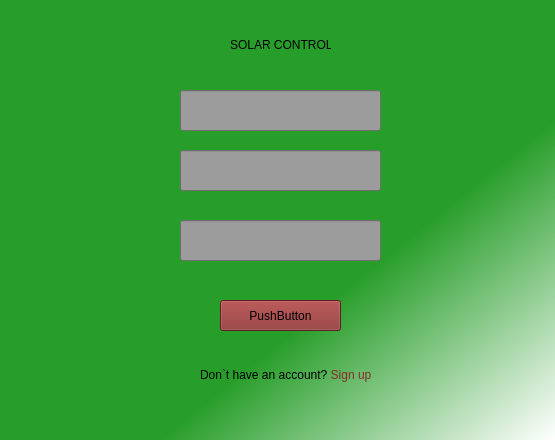
<?xml version="1.0" encoding="UTF-8"?>
<ui version="4.0">
 <class>Form</class>
 <widget class="QWidget" name="Form">
  <property name="geometry">
   <rect>
    <x>0</x>
    <y>0</y>
    <width>555</width>
    <height>440</height>
   </rect>
  </property>
  <property name="minimumSize">
   <size>
    <width>555</width>
    <height>440</height>
   </size>
  </property>
  <property name="maximumSize">
   <size>
    <width>555</width>
    <height>440</height>
   </size>
  </property>
  <property name="windowTitle">
   <string>Form</string>
  </property>
  <property name="styleSheet">
   <string notr="true">background-color: qlineargradient(spread:pad, x1:0.256, y1:0.272227, x2:1, y2:1, stop:0.511364 rgba(40, 158, 42, 255), stop:1 rgba(255, 255, 255, 255));</string>
  </property>
  <widget class="QPushButton" name="pushButton">
   <property name="geometry">
    <rect>
     <x>220</x>
     <y>300</y>
     <width>121</width>
     <height>31</height>
    </rect>
   </property>
   <property name="autoFillBackground">
    <bool>false</bool>
   </property>
   <property name="styleSheet">
    <string notr="true">background-color:rgb(136, 42, 42);
font: 8pt &quot;Comic Sans MS&quot;;
</string>
   </property>
   <property name="text">
    <string>PushButton</string>
   </property>
  </widget>
  <widget class="QLineEdit" name="Login">
   <property name="geometry">
    <rect>
     <x>180</x>
     <y>90</y>
     <width>201</width>
     <height>41</height>
    </rect>
   </property>
   <property name="whatsThis">
    <string>Login</string>
   </property>
   <property name="styleSheet">
    <string notr="true">background-color: rgb(156, 156, 156);</string>
   </property>
   <property name="inputMask">
    <string/>
   </property>
   <property name="text">
    <string/>
   </property>
   <property name="placeholderText">
    <string/>
   </property>
  </widget>
  <widget class="QLineEdit" name="Password">
   <property name="geometry">
    <rect>
     <x>180</x>
     <y>220</y>
     <width>201</width>
     <height>41</height>
    </rect>
   </property>
   <property name="whatsThis">
    <string>Login</string>
   </property>
   <property name="styleSheet">
    <string notr="true">background-color: rgb(156, 156, 156);</string>
   </property>
   <property name="inputMask">
    <string/>
   </property>
   <property name="text">
    <string/>
   </property>
   <property name="placeholderText">
    <string/>
   </property>
  </widget>
  <widget class="QLineEdit" name="E_mail">
   <property name="geometry">
    <rect>
     <x>180</x>
     <y>150</y>
     <width>201</width>
     <height>41</height>
    </rect>
   </property>
   <property name="whatsThis">
    <string>Login</string>
   </property>
   <property name="styleSheet">
    <string notr="true">background-color: rgb(156, 156, 156);</string>
   </property>
   <property name="inputMask">
    <string/>
   </property>
   <property name="text">
    <string/>
   </property>
   <property name="placeholderText">
    <string/>
   </property>
  </widget>
  <widget class="QLabel" name="label">
   <property name="geometry">
    <rect>
     <x>230</x>
     <y>30</y>
     <width>101</width>
     <height>31</height>
    </rect>
   </property>
   <property name="toolTip">
    <string/>
   </property>
   <property name="autoFillBackground">
    <bool>false</bool>
   </property>
   <property name="styleSheet">
    <string notr="true">border: 0px; background-color:rgba(0,0,0,0%);</string>
   </property>
   <property name="text">
    <string>&lt;html&gt;&lt;head/&gt;&lt;body&gt;&lt;p align=&quot;center&quot;&gt;SOLAR CONTROL&lt;/p&gt;&lt;/body&gt;&lt;/html&gt;</string>
   </property>
  </widget>
  <widget class="QLabel" name="label_2">
   <property name="geometry">
    <rect>
     <x>200</x>
     <y>360</y>
     <width>171</width>
     <height>31</height>
    </rect>
   </property>
   <property name="toolTip">
    <string/>
   </property>
   <property name="autoFillBackground">
    <bool>false</bool>
   </property>
   <property name="styleSheet">
    <string notr="true">border: 0px; background-color:rgba(0,0,0,0%);</string>
   </property>
   <property name="text">
    <string>&lt;html&gt;&lt;head/&gt;&lt;body&gt;&lt;p align=&quot;center&quot;&gt;Don`t have an account? &lt;span style=&quot; color:#882a2a;&quot;&gt;Sign up&lt;/span&gt;&lt;/p&gt;&lt;/body&gt;&lt;/html&gt;</string>
   </property>
  </widget>
 </widget>
 <resources>
  <include location="../SolarControl_Log_page/Background.qrc"/>
 </resources>
 <connections/>
</ui>
